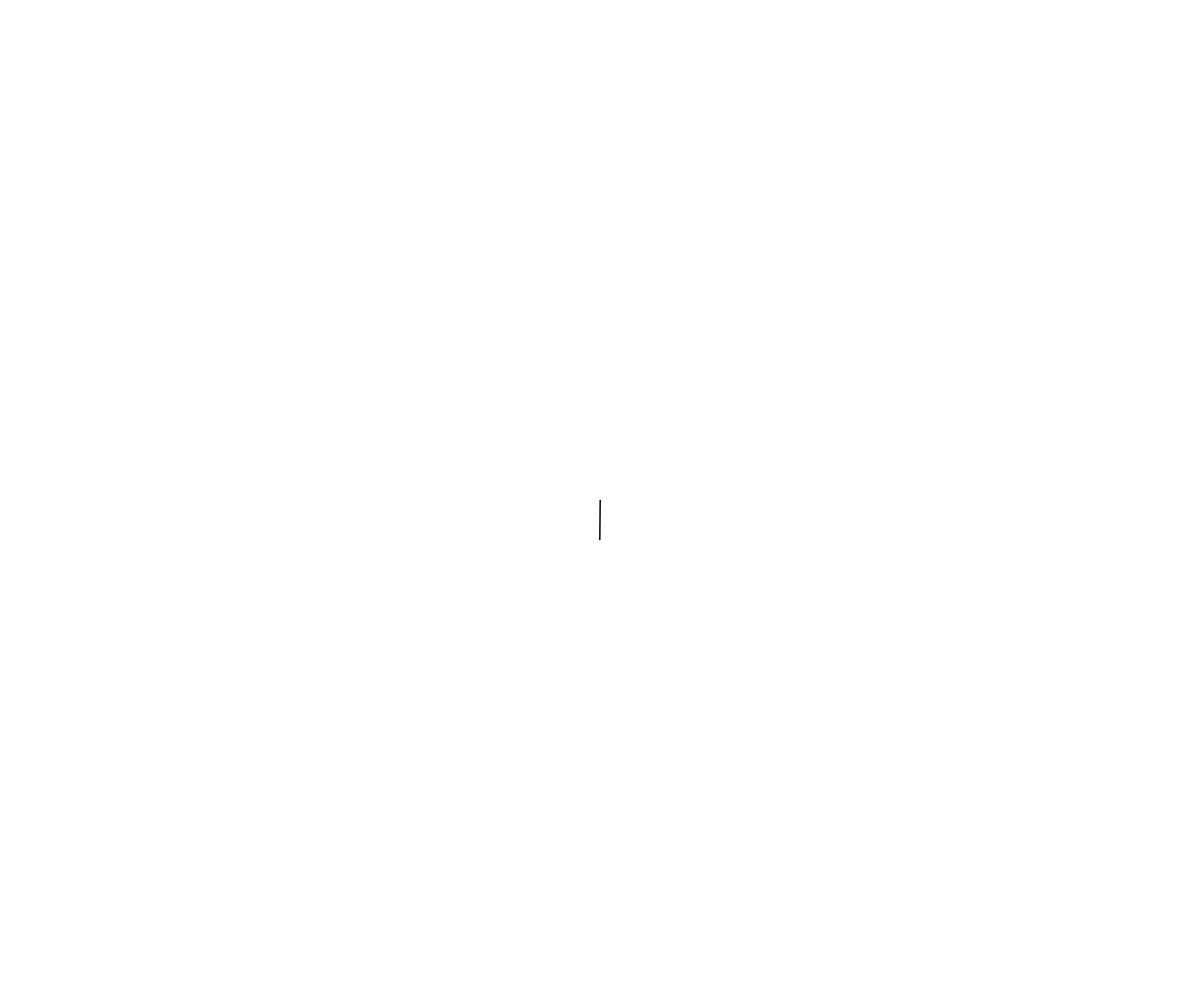
Frame 1 (no input)
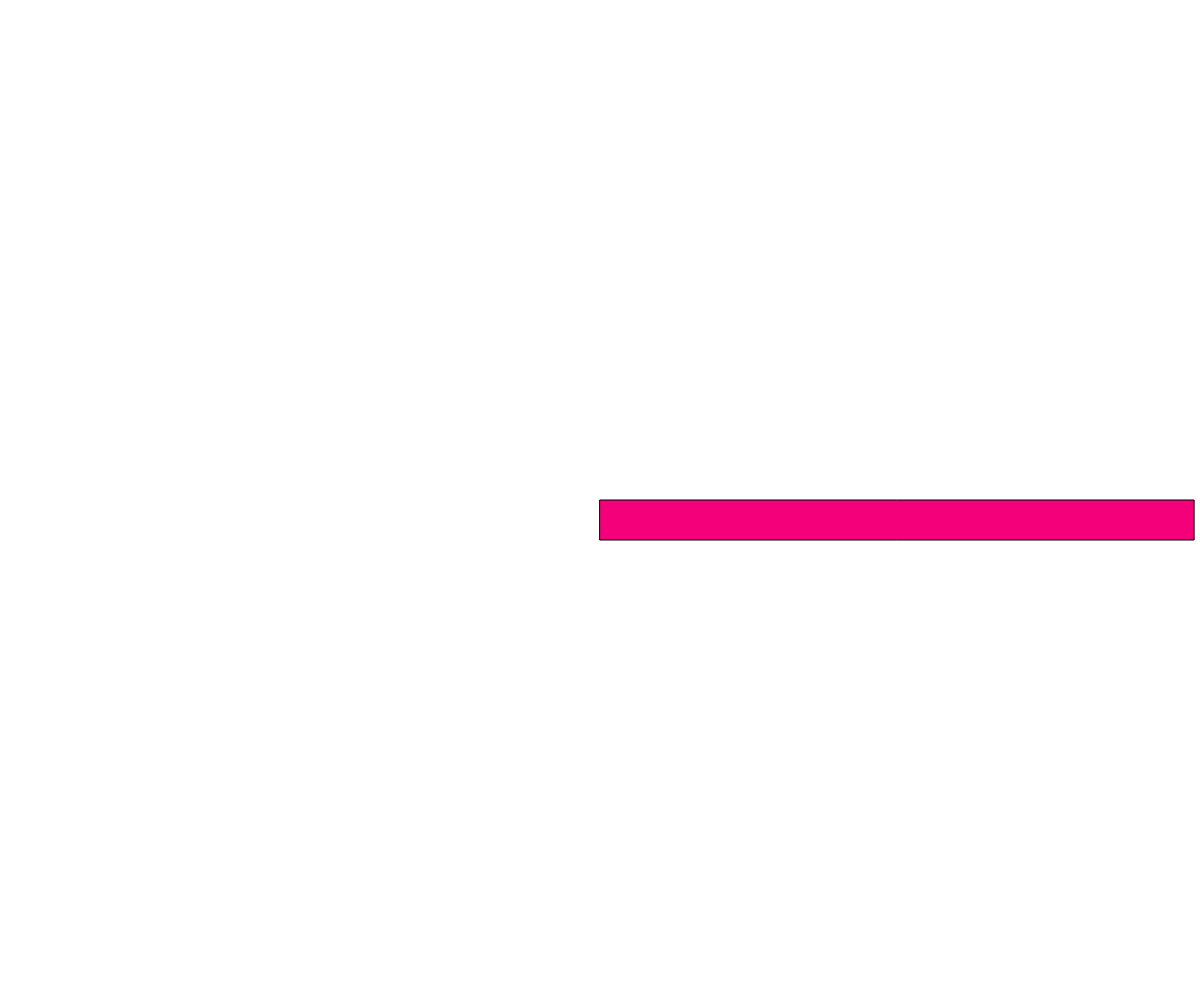
Frame 60 (no input)
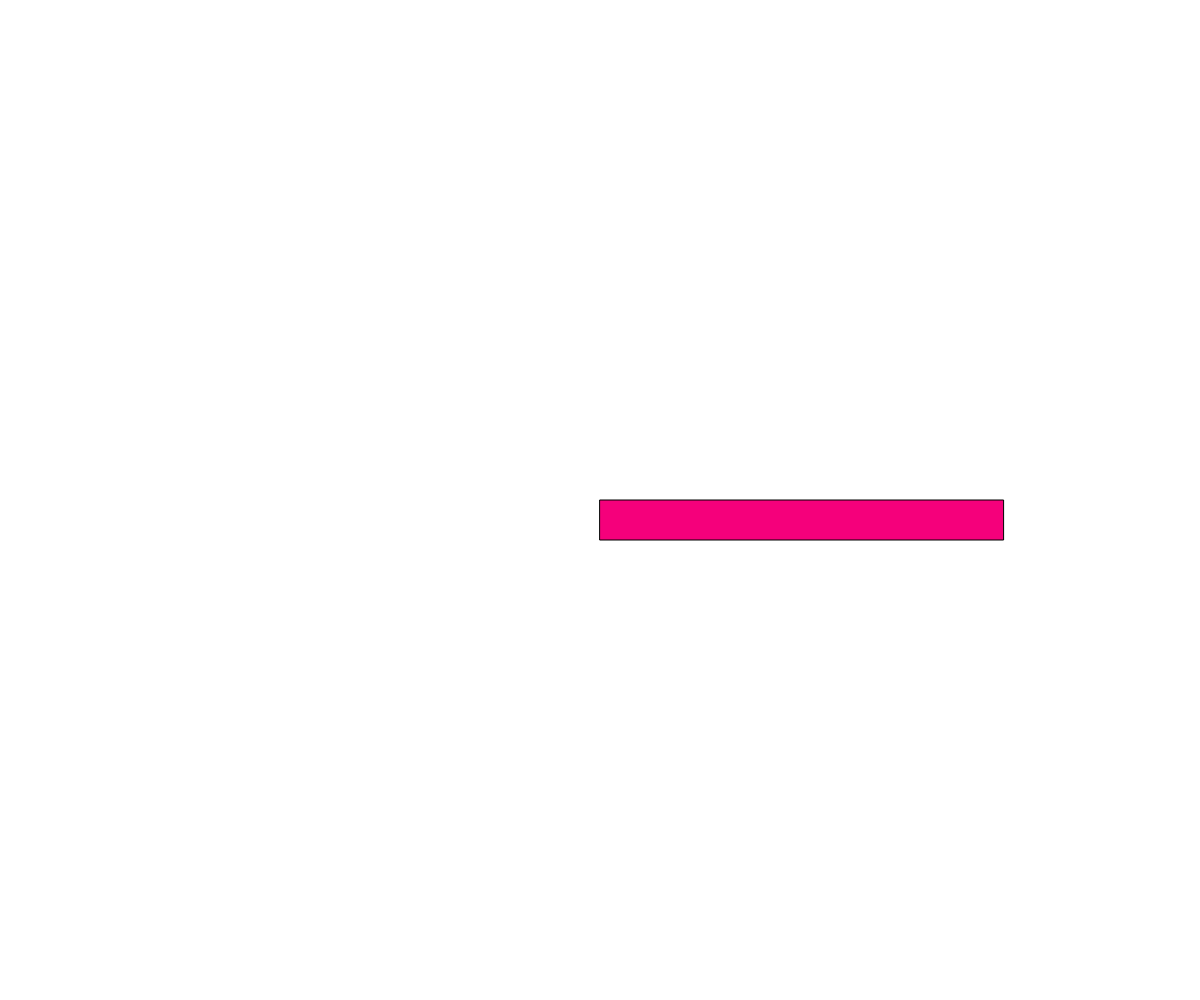
Frame 120 (the mouse pressed at the canvas centre since frame 60)

The p5.js sketch that drew these frames (run headless with seeded random() and noise() and a simulated clock; from frame 60 on, the mouse is pressed at the canvas centre):

// p5.js sketch
// ── sketch.js
/**
** Harmonic motion with angular acceleration
**/
var aVelocity = 0.0;
var aAccel = 0.001;
var angle = 0.0;
var x = 0.0;
//change the value of period to change how fast the rectangle animates
var period = 45;
function setup(){
  createCanvas(windowWidth,windowHeight);
}
function draw(){
  background(255);
  translate(width/2, height/2);
  var amplitude = width/2;//play with the amplitude value 
  x = sin(angle)* amplitude;
  fill(245,0,123);
  rect(0,0,x,40);
  
  angle+=aVelocity;
  aVelocity+=aAccel;
  constrain(aVelocity, 0.0,1.0);
}
